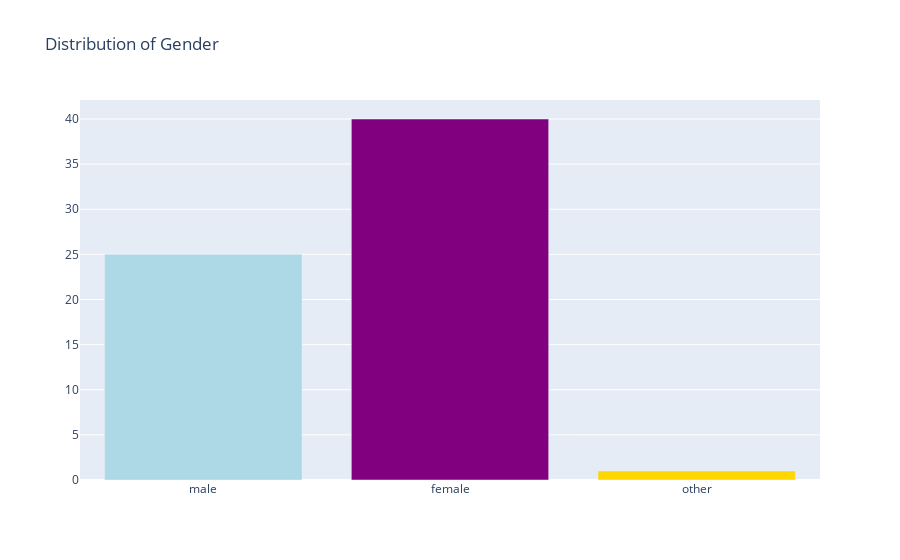

This figure's notebook cell:
### Code cell
#creating bar chart of distribution of gender
gender =['male', 'female', 'other']
colors = ['lightblue', 'purple','gold']
fig = go.Figure([go.Bar(x=gender, y=[25, 40, 1], marker_color=colors)])
fig.update_layout(title_text='Distribution of Gender')
fig.show()
#saving figure
fig.write_image("images/genderbar.jpeg")

### Figure 1 — Plotly figure (JSON) as saved in the notebook; plotly's stock layout.template omitted (floating-point values rounded to 4 significant figures)
{"data": [{"marker": {"color": ["lightblue", "purple", "gold"]}, "type": "bar", "x": ["male", "female", "other"], "y": [25, 40, 1]}], "layout": {"title": {"text": "Distribution of Gender"}}}
